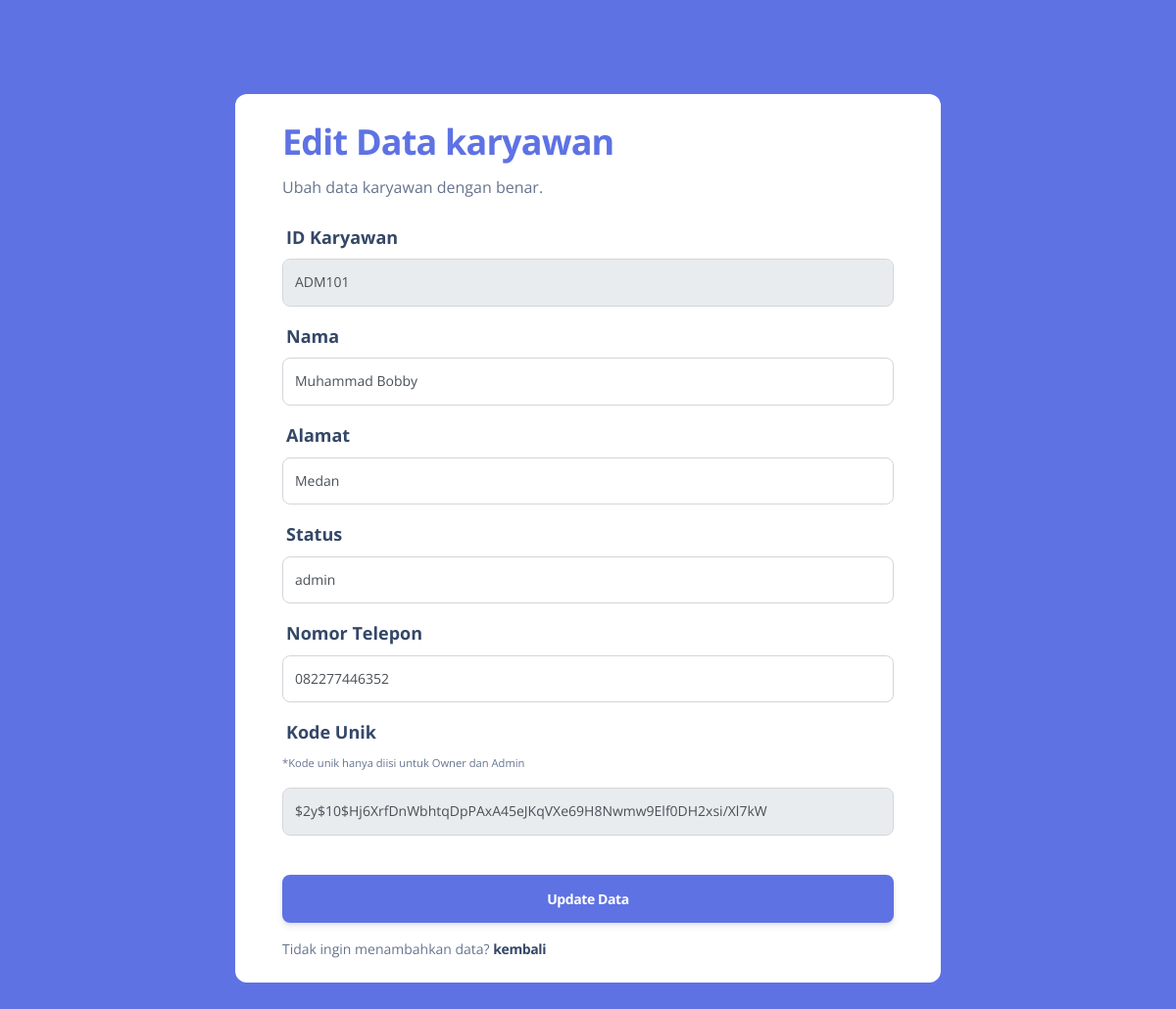
Screenshot of /pages/functions/editkaryawan.php?id=ADM101 (signed in) with the database file from the repository.
### tables this page shows
CREATE TABLE `karyawan` (
  `id_karyawan` char(10) NOT NULL DEFAULT '',
  `nama_karyawan` varchar(255) DEFAULT NULL,
  `alamat` varchar(100) DEFAULT NULL,
  `status` enum('owner','karyawan','admin') DEFAULT NULL,
  `no_telepon` varchar(20) DEFAULT NULL,
  `kode_unik` varchar(100) DEFAULT NULL
);

### pages/functions/editkaryawan.php (the view, shortened to what this page needs)
<?php
require "functions.php";
$id = $_GET["id"];
$sql = "SELECT * FROM karyawan WHERE id_karyawan = '$id'";
$hasil = $conn->query($sql);
?>
<!DOCTYPE html>
<html lang="en">
<head>
    <link href="../../assets/css/nucleo-icons.css" rel="stylesheet" />
    <link href="../../assets/css/nucleo-svg.css" rel="stylesheet" />
    <link href="../../assets/css/nucleo-svg.css" rel="stylesheet" />
    <link id="pagestyle" href="../../assets/css/argon-dashboard.css?v=2.0.4" rel="stylesheet" />
</head>
<body class="bg-primary">
    <div class="container  bg-white  rounded-3 my-7 m-auto w-60">
        <div class="card card-plain">
            <div class="card-header pb-0 text-start">
                <h4 class="font-weight-bolder text-5xl text-primary">Edit Data karyawan</h4>
                <p class="mb-0">Ubah data karyawan dengan benar.</p>
            </div>
            <div class="card-body">
                <?php while ($apotek = $hasil->fetch_assoc()) : ?>
                    <form action="" method="post">
                        <div class="mb-3">
                            <label for="id" class="text-lg">ID Karyawan</label>
                            <input type="text" name="id" class="form-control form-control-lg" value="<?= $apotek['id_karyawan'] ?>" readonly autocomplete="off">
                        </div>
                        <div class="mb-3">
                            <label for="nama" class="text-lg">Nama</label>
                            <input type="text" name="nama" class="form-control form-control-lg" value="<?= $apotek['nama_karyawan'] ?>" required>
                        </div>
                        <div class="mb-3">
                            <label for="alamat" class="text-lg">Alamat</label>
                            <input type="text" name="alamat" class="form-control form-control-lg" value="<?= $apotek['alamat'] ?>" required>
                        </div>
                        <div class="mb-3">
                            <label for="status" class="text-lg">Status</label>
                            <select name="status" id="status" class="form-control form-control-lg" required>
                                <option selected value="<?= $apotek['status'] ?>"><?= $apotek['status'] ?></option>
                            </select>
                        </div>
                        <div class="mb-3">
                            <label for="nomor" class="text-lg">Nomor Telepon</label>
                            <input type="text" name="nomor" class="form-control form-control-lg" value="<?= $apotek['no_telepon'] ?>" required>
                        </div>
                        <?php if ($apotek['status'] != 'karyawan') : ?>
                            <div class="mb-3">
                                <label for="kode" class="text-lg">Kode Unik</label>
                                <p style="font-size: .7rem;">*Kode unik hanya diisi untuk Owner dan Admin</p>
                                <input type="text" name="kode" class="form-control form-control-lg" value="<?= $apotek['kode_unik'] ?>" readonly>
                            </div>
                        <?php endif; ?>
                        <div class="text-center">
                            <button type="submit" name="ubah" class="btn btn-lg btn-primary btn-lg w-100 mt-4 mb-0">Update Data</button>
                        </div>
                        <p class="text-sm mt-3 mb-0">Tidak ingin menambahkan data? <a href="../karyawan.php" class="text-dark font-weight-bolder">kembali</a></p>
                    </form>
                <?php endwhile; ?>
            </div>
        </div>
    </div>
</body>
</html>

### rows the page displays
karyawan: id "ADM101", nama "Muhammad Bobby", alamat "Medan", status "admin", nomor "082277446352", kode "$2y$10$Hj6XrfDnWbhtqDpPAxA45eJKqVXe69H8Nwmw9Elf0DH2xsi/Xl7kW"
